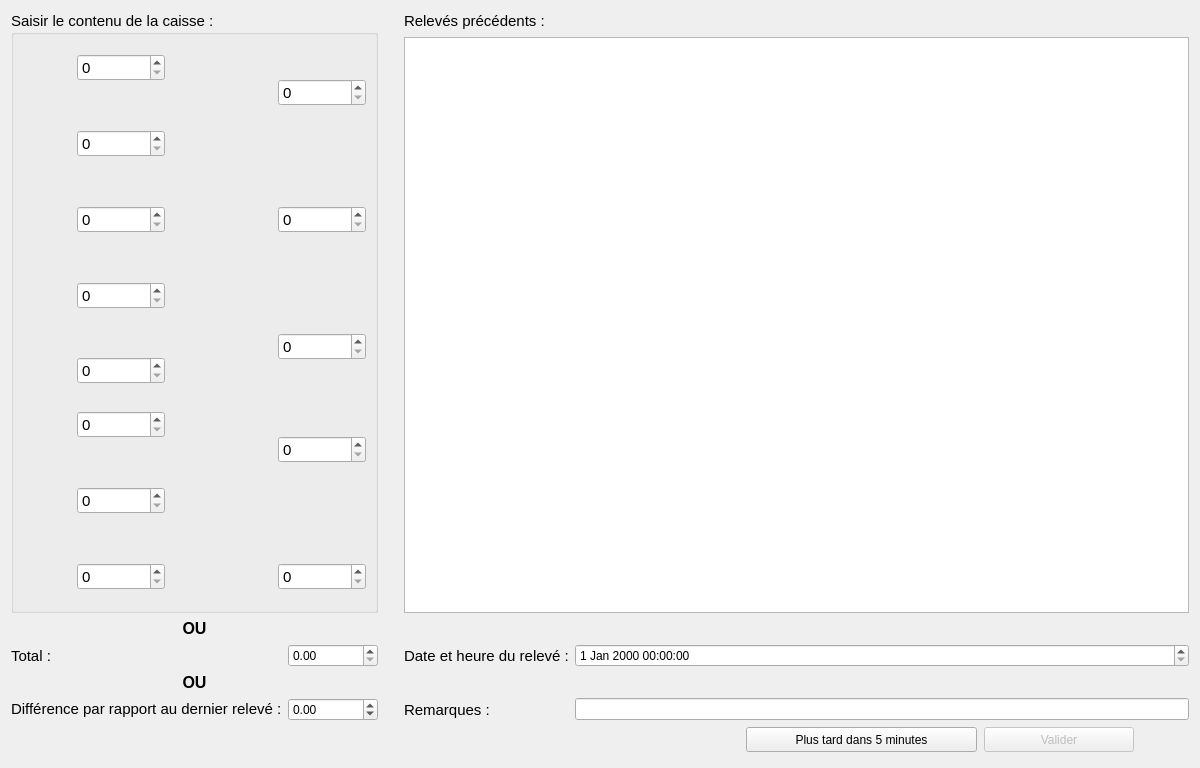
<?xml version="1.0" encoding="UTF-8"?>
<ui version="4.0">
 <class>D_Releve</class>
 <widget class="QDialog" name="D_Releve">
  <property name="geometry">
   <rect>
    <x>0</x>
    <y>0</y>
    <width>1200</width>
    <height>768</height>
   </rect>
  </property>
  <property name="maximumSize">
   <size>
    <width>1366</width>
    <height>768</height>
   </size>
  </property>
  <property name="windowTitle">
   <string>Saisie des relevés de caisse</string>
  </property>
  <layout class="QGridLayout" name="gridLayout">
   <item row="0" column="4" rowspan="2" colspan="3">
    <widget class="QGroupBox" name="groupBox">
     <property name="minimumSize">
      <size>
       <width>0</width>
       <height>0</height>
      </size>
     </property>
     <property name="maximumSize">
      <size>
       <width>16777215</width>
       <height>16777215</height>
      </size>
     </property>
     <property name="font">
      <font>
       <pointsize>11</pointsize>
      </font>
     </property>
     <property name="styleSheet">
      <string notr="true"/>
     </property>
     <property name="title">
      <string>Saisir le contenu de la caisse :  </string>
     </property>
     <property name="flat">
      <bool>false</bool>
     </property>
     <layout class="QGridLayout" name="gridLayout_2">
      <item row="3" column="3">
       <widget class="QSpinBox" name="SBx_DixEuros"/>
      </item>
      <item row="5" column="3" rowspan="2">
       <widget class="QSpinBox" name="SBx_VingtEuros"/>
      </item>
      <item row="7" column="2" rowspan="2">
       <widget class="QLabel" name="label_11">
        <property name="minimumSize">
         <size>
          <width>101</width>
          <height>51</height>
         </size>
        </property>
        <property name="maximumSize">
         <size>
          <width>101</width>
          <height>51</height>
         </size>
        </property>
        <property name="text">
         <string/>
        </property>
        <property name="pixmap">
         <pixmap resource="ImagesIcones.qrc">:/50_euro.png</pixmap>
        </property>
        <property name="scaledContents">
         <bool>true</bool>
        </property>
       </widget>
      </item>
      <item row="7" column="1">
       <widget class="QSpinBox" name="SBx_CinquanteCents"/>
      </item>
      <item row="0" column="2" rowspan="2">
       <widget class="QLabel" name="label_8">
        <property name="minimumSize">
         <size>
          <width>101</width>
          <height>51</height>
         </size>
        </property>
        <property name="maximumSize">
         <size>
          <width>101</width>
          <height>51</height>
         </size>
        </property>
        <property name="text">
         <string/>
        </property>
        <property name="pixmap">
         <pixmap resource="ImagesIcones.qrc">:/5_euro.png</pixmap>
        </property>
        <property name="scaledContents">
         <bool>true</bool>
        </property>
       </widget>
      </item>
      <item row="10" column="1">
       <widget class="QSpinBox" name="SBx_DeuxEuros"/>
      </item>
      <item row="0" column="1">
       <widget class="QSpinBox" name="SBx_UnCent"/>
      </item>
      <item row="5" column="2" rowspan="2">
       <widget class="QLabel" name="label_10">
        <property name="minimumSize">
         <size>
          <width>101</width>
          <height>51</height>
         </size>
        </property>
        <property name="maximumSize">
         <size>
          <width>101</width>
          <height>51</height>
         </size>
        </property>
        <property name="text">
         <string/>
        </property>
        <property name="pixmap">
         <pixmap resource="ImagesIcones.qrc">:/20_euro.jpg</pixmap>
        </property>
        <property name="scaledContents">
         <bool>true</bool>
        </property>
       </widget>
      </item>
      <item row="0" column="3" rowspan="2">
       <widget class="QSpinBox" name="SBx_CinqEuros"/>
      </item>
      <item row="6" column="0">
       <widget class="QLabel" name="label_14">
        <property name="minimumSize">
         <size>
          <width>48</width>
          <height>48</height>
         </size>
        </property>
        <property name="maximumSize">
         <size>
          <width>48</width>
          <height>48</height>
         </size>
        </property>
        <property name="text">
         <string/>
        </property>
        <property name="pixmap">
         <pixmap resource="ImagesIcones.qrc">:/20_cent.png</pixmap>
        </property>
        <property name="scaledContents">
         <bool>true</bool>
        </property>
       </widget>
      </item>
      <item row="1" column="0" rowspan="2">
       <widget class="QLabel" name="label_2">
        <property name="minimumSize">
         <size>
          <width>48</width>
          <height>48</height>
         </size>
        </property>
        <property name="maximumSize">
         <size>
          <width>48</width>
          <height>48</height>
         </size>
        </property>
        <property name="text">
         <string/>
        </property>
        <property name="pixmap">
         <pixmap resource="ImagesIcones.qrc">:/2_cent.png</pixmap>
        </property>
        <property name="scaledContents">
         <bool>true</bool>
        </property>
       </widget>
      </item>
      <item row="1" column="1" rowspan="2">
       <widget class="QSpinBox" name="SBx_DeuxCents"/>
      </item>
      <item row="3" column="1">
       <widget class="QSpinBox" name="SBx_CinqCents"/>
      </item>
      <item row="6" column="1">
       <widget class="QSpinBox" name="SBx_VingtCents"/>
      </item>
      <item row="2" column="2" rowspan="3">
       <widget class="QLabel" name="label_9">
        <property name="minimumSize">
         <size>
          <width>101</width>
          <height>51</height>
         </size>
        </property>
        <property name="maximumSize">
         <size>
          <width>101</width>
          <height>51</height>
         </size>
        </property>
        <property name="text">
         <string/>
        </property>
        <property name="pixmap">
         <pixmap resource="ImagesIcones.qrc">:/10_euro.png</pixmap>
        </property>
        <property name="scaledContents">
         <bool>true</bool>
        </property>
       </widget>
      </item>
      <item row="7" column="0">
       <widget class="QLabel" name="label_5">
        <property name="minimumSize">
         <size>
          <width>48</width>
          <height>48</height>
         </size>
        </property>
        <property name="maximumSize">
         <size>
          <width>48</width>
          <height>48</height>
         </size>
        </property>
        <property name="text">
         <string/>
        </property>
        <property name="pixmap">
         <pixmap resource="ImagesIcones.qrc">:/50_cent.png</pixmap>
        </property>
        <property name="scaledContents">
         <bool>true</bool>
        </property>
       </widget>
      </item>
      <item row="3" column="0">
       <widget class="QLabel" name="label_3">
        <property name="minimumSize">
         <size>
          <width>48</width>
          <height>48</height>
         </size>
        </property>
        <property name="maximumSize">
         <size>
          <width>48</width>
          <height>48</height>
         </size>
        </property>
        <property name="text">
         <string/>
        </property>
        <property name="pixmap">
         <pixmap resource="ImagesIcones.qrc">:/5_cent.png</pixmap>
        </property>
        <property name="scaledContents">
         <bool>true</bool>
        </property>
       </widget>
      </item>
      <item row="0" column="0">
       <widget class="QLabel" name="label">
        <property name="minimumSize">
         <size>
          <width>48</width>
          <height>48</height>
         </size>
        </property>
        <property name="maximumSize">
         <size>
          <width>48</width>
          <height>48</height>
         </size>
        </property>
        <property name="text">
         <string/>
        </property>
        <property name="pixmap">
         <pixmap resource="ImagesIcones.qrc">:/1_cent.png</pixmap>
        </property>
        <property name="scaledContents">
         <bool>true</bool>
        </property>
       </widget>
      </item>
      <item row="7" column="3" rowspan="2">
       <widget class="QSpinBox" name="SBx_CinquanteEuros"/>
      </item>
      <item row="4" column="0" rowspan="2">
       <widget class="QLabel" name="label_4">
        <property name="minimumSize">
         <size>
          <width>48</width>
          <height>48</height>
         </size>
        </property>
        <property name="maximumSize">
         <size>
          <width>48</width>
          <height>48</height>
         </size>
        </property>
        <property name="text">
         <string/>
        </property>
        <property name="pixmap">
         <pixmap resource="ImagesIcones.qrc">:/10_cent.png</pixmap>
        </property>
        <property name="scaledContents">
         <bool>true</bool>
        </property>
       </widget>
      </item>
      <item row="4" column="1" rowspan="2">
       <widget class="QSpinBox" name="SBx_DixCents"/>
      </item>
      <item row="8" column="0" rowspan="2">
       <widget class="QLabel" name="label_6">
        <property name="minimumSize">
         <size>
          <width>48</width>
          <height>48</height>
         </size>
        </property>
        <property name="maximumSize">
         <size>
          <width>48</width>
          <height>48</height>
         </size>
        </property>
        <property name="text">
         <string/>
        </property>
        <property name="pixmap">
         <pixmap resource="ImagesIcones.qrc">:/1_euro.png</pixmap>
        </property>
        <property name="scaledContents">
         <bool>true</bool>
        </property>
       </widget>
      </item>
      <item row="10" column="0">
       <widget class="QLabel" name="label_7">
        <property name="minimumSize">
         <size>
          <width>48</width>
          <height>48</height>
         </size>
        </property>
        <property name="maximumSize">
         <size>
          <width>48</width>
          <height>48</height>
         </size>
        </property>
        <property name="text">
         <string/>
        </property>
        <property name="pixmap">
         <pixmap resource="ImagesIcones.qrc">:/2_euro.png</pixmap>
        </property>
        <property name="scaledContents">
         <bool>true</bool>
        </property>
       </widget>
      </item>
      <item row="8" column="1" rowspan="2">
       <widget class="QSpinBox" name="SBx_UnEuro"/>
      </item>
      <item row="9" column="2" rowspan="2">
       <widget class="QLabel" name="label_12">
        <property name="minimumSize">
         <size>
          <width>101</width>
          <height>51</height>
         </size>
        </property>
        <property name="maximumSize">
         <size>
          <width>101</width>
          <height>51</height>
         </size>
        </property>
        <property name="text">
         <string/>
        </property>
        <property name="pixmap">
         <pixmap resource="ImagesIcones.qrc">:/100_euro.jpg</pixmap>
        </property>
        <property name="scaledContents">
         <bool>true</bool>
        </property>
       </widget>
      </item>
      <item row="10" column="3">
       <widget class="QSpinBox" name="SBx_CentEuros"/>
      </item>
     </layout>
    </widget>
   </item>
   <item row="7" column="6">
    <widget class="QDoubleSpinBox" name="SBx_Difference">
     <property name="minimum">
      <double>-9999999.990000000223517</double>
     </property>
     <property name="maximum">
      <double>9999999.990000000223517</double>
     </property>
    </widget>
   </item>
   <item row="0" column="7">
    <spacer name="horizontalSpacer">
     <property name="orientation">
      <enum>Qt::Horizontal</enum>
     </property>
     <property name="sizeType">
      <enum>QSizePolicy::Minimum</enum>
     </property>
     <property name="sizeHint" stdset="0">
      <size>
       <width>20</width>
       <height>20</height>
      </size>
     </property>
    </spacer>
   </item>
   <item row="7" column="9">
    <widget class="QLineEdit" name="Le_Remarques"/>
   </item>
   <item row="4" column="9">
    <widget class="QDateTimeEdit" name="DtE_Releve"/>
   </item>
   <item row="4" column="8">
    <widget class="QLabel" name="Lb_Releve">
     <property name="font">
      <font>
       <pointsize>11</pointsize>
      </font>
     </property>
     <property name="text">
      <string>Date et heure du relevé :</string>
     </property>
    </widget>
   </item>
   <item row="7" column="8">
    <widget class="QLabel" name="label_17">
     <property name="font">
      <font>
       <pointsize>11</pointsize>
      </font>
     </property>
     <property name="text">
      <string>Remarques :</string>
     </property>
    </widget>
   </item>
   <item row="0" column="8">
    <widget class="QLabel" name="label_18">
     <property name="font">
      <font>
       <pointsize>11</pointsize>
      </font>
     </property>
     <property name="text">
      <string>Relevés précédents :</string>
     </property>
    </widget>
   </item>
   <item row="7" column="4" colspan="2">
    <widget class="QLabel" name="label_21">
     <property name="font">
      <font>
       <pointsize>11</pointsize>
      </font>
     </property>
     <property name="text">
      <string>&lt;html&gt;&lt;head/&gt;&lt;body&gt;&lt;p&gt;Différence par rapport au dernier relevé :&lt;/p&gt;&lt;/body&gt;&lt;/html&gt;</string>
     </property>
    </widget>
   </item>
   <item row="5" column="4" rowspan="2" colspan="3">
    <widget class="QLabel" name="label_20">
     <property name="font">
      <font>
       <pointsize>12</pointsize>
       <weight>75</weight>
       <bold>true</bold>
      </font>
     </property>
     <property name="text">
      <string>OU</string>
     </property>
     <property name="textFormat">
      <enum>Qt::PlainText</enum>
     </property>
     <property name="alignment">
      <set>Qt::AlignCenter</set>
     </property>
    </widget>
   </item>
   <item row="4" column="4">
    <widget class="QLabel" name="label_13">
     <property name="font">
      <font>
       <pointsize>11</pointsize>
      </font>
     </property>
     <property name="text">
      <string>Total :</string>
     </property>
    </widget>
   </item>
   <item row="1" column="8" colspan="2">
    <widget class="QTableView" name="TbV_Releves">
     <property name="editTriggers">
      <set>QAbstractItemView::AllEditTriggers</set>
     </property>
    </widget>
   </item>
   <item row="2" column="4" colspan="3">
    <widget class="QLabel" name="label_19">
     <property name="font">
      <font>
       <pointsize>12</pointsize>
       <weight>75</weight>
       <bold>true</bold>
      </font>
     </property>
     <property name="text">
      <string>OU</string>
     </property>
     <property name="textFormat">
      <enum>Qt::PlainText</enum>
     </property>
     <property name="alignment">
      <set>Qt::AlignCenter</set>
     </property>
    </widget>
   </item>
   <item row="4" column="6">
    <widget class="QDoubleSpinBox" name="SBx_Total">
     <property name="maximum">
      <double>9999999.990000000223517</double>
     </property>
    </widget>
   </item>
   <item row="8" column="8" colspan="2">
    <widget class="QWidget" name="widget" native="true">
     <property name="minimumSize">
      <size>
       <width>0</width>
       <height>30</height>
      </size>
     </property>
     <widget class="QPushButton" name="Bt_Valider">
      <property name="enabled">
       <bool>false</bool>
      </property>
      <property name="geometry">
       <rect>
        <x>580</x>
        <y>0</y>
        <width>150</width>
        <height>25</height>
       </rect>
      </property>
      <property name="text">
       <string>Valider</string>
      </property>
     </widget>
     <widget class="QPushButton" name="Bt_PlusTard">
      <property name="geometry">
       <rect>
        <x>342</x>
        <y>0</y>
        <width>231</width>
        <height>25</height>
       </rect>
      </property>
      <property name="text">
       <string>Plus tard dans 5 minutes</string>
      </property>
     </widget>
    </widget>
   </item>
  </layout>
 </widget>
 <resources>
  <include location="ImagesIcones.qrc"/>
 </resources>
 <connections/>
</ui>
